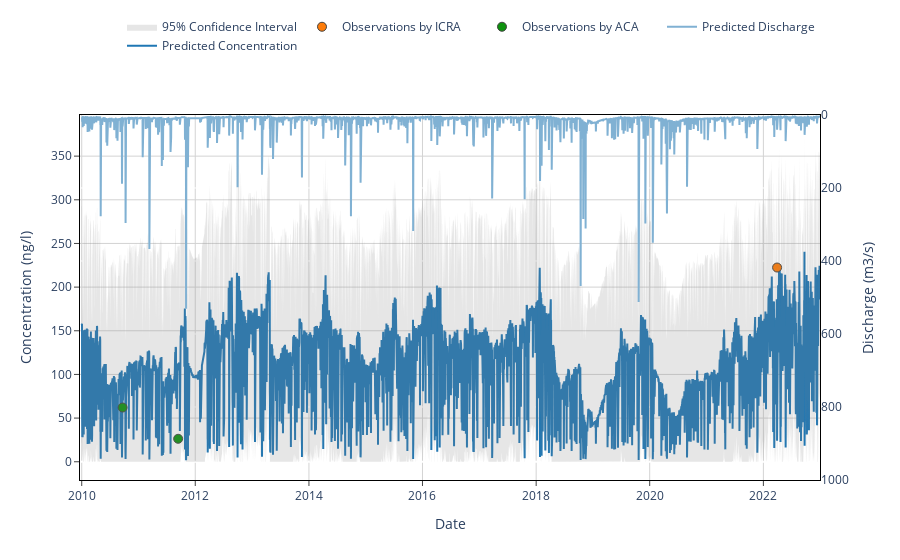

Notebook code cell kept with this figure:
### Code cell
id_channel = 281
swatpy.plot_channel(281, title= None, path=f'C:\\Users\\joans\\OneDrive\\Escriptori\\icra\\traca_contaminacio\\traca_contaminacio\\images\\{contaminant}_{conca}_{id_channel}.pdf')
#swatpy.plot_channel(281)

### Figure 1 — Plotly figure (JSON) as saved in the notebook; plotly's stock layout.template omitted (floating-point values rounded to 4 significant figures; data arrays with more than 128 entries replaced by an {"elided": "..."} marker saying what was removed)
{"data": [{"line": {"color": "#1f77b4"}, "mode": "lines", "name": "Predicted Concentration", "type": "scatter", "x": {"elided": "4748 str values"}, "y": {"elided": "4748 float values"}}, {"line": {"color": "#80b1d3"}, "mode": "lines", "name": "Predicted Discharge", "type": "scatter", "x": {"elided": "4748 str values"}, "y": {"elided": "4748 float values"}, "yaxis": "y2"}, {"marker": {"color": "#0d920d", "line": {"width": 1}, "size": 9}, "mode": "markers", "name": "Observations by ACA", "type": "scatter", "x": ["2010-09-21T00:00:00", "2011-09-13T00:00:00"], "y": [62.1, 26.29]}, {"marker": {"color": "#fe7c09", "line": {"width": 1}, "size": 9}, "mode": "markers", "name": "Observations by ICRA", "type": "scatter", "x": ["2022-03-30T00:00:00"], "y": [222.4]}, {"line": {"color": "rgba(0,0,0,0)"}, "mode": "lines", "name": "95% Confidence Interval", "showlegend": false, "type": "scatter", "x": {"elided": "4748 str values"}, "y": {"elided": "4748 float values"}}, {"fill": "tonexty", "fillcolor": "rgba(128, 128, 128, 0.2)", "line": {"color": "rgba(0,0,0,0)"}, "mode": "lines", "name": "95% Confidence Interval", "type": "scatter", "x": {"elided": "4748 str values"}, "y": {"elided": "4748 float values"}}], "layout": {"legend": {"orientation": "h", "x": 1, "xanchor": "right", "y": 1.15, "yanchor": "bottom"}, "plot_bgcolor": "white", "showlegend": true, "title": {}, "xaxis": {"gridcolor": "lightgrey", "linecolor": "black", "mirror": true, "showline": true, "ticks": "outside", "title": {"text": "Date"}}, "yaxis": {"gridcolor": "lightgrey", "linecolor": "black", "mirror": true, "showline": true, "ticks": "outside", "title": {"text": "Concentration (ng/l)"}}, "yaxis2": {"overlaying": "y", "range": [1000, 0], "side": "right", "title": {"text": "Discharge (m3/s)"}}}}
